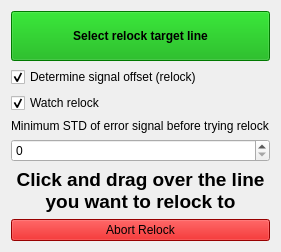
     <widget class="QWidget" name="relock_mode">
      <attribute name="title">
       <string>Relock</string>
      </attribute>
      <layout class="QVBoxLayout" name="verticalLayout_relock">
       <item>
        <widget class="QWidget" name="relock_not_activated" native="true">
         <layout class="QVBoxLayout" name="verticalLayout_relock_not_activated">
          <property name="leftMargin">
           <number>0</number>
          </property>
          <property name="topMargin">
           <number>0</number>
          </property>
          <property name="rightMargin">
           <number>0</number>
          </property>
          <property name="bottomMargin">
           <number>0</number>
          </property>
          <item>
           <widget class="QPushButton" name="selectLineToRelock">
            <property name="minimumSize">
             <size>
              <width>0</width>
              <height>50</height>
             </size>
            </property>
            <property name="font">
             <font>
              <weight>75</weight>
              <bold>true</bold>
             </font>
            </property>
            <property name="styleSheet">
             <string notr="true">background: #00aa00</string>
            </property>
            <property name="text">
             <string>Select relock target line</string>
            </property>
           </widget>
          </item>
          <item>
           <widget class="QCheckBox" name="autoOffsetCheckbox_relock">
            <property name="text">
             <string>Determine signal offset (relock)</string>
            </property>
            <property name="checked">
             <bool>true</bool>
            </property>
           </widget>
          </item>
          <item>
           <widget class="QCheckBox" name="watchLockCheckbox_relock">
            <property name="text">
             <string>Watch relock</string>
            </property>
            <property name="checked">
             <bool>true</bool>
            </property>
           </widget>
          </item>
          <item>
           <widget class="QLabel" name="label_relock_std">
            <property name="text">
             <string>Minimum STD of error signal before trying relock</string>
            </property>
           </widget>
          </item>
          <item>
           <widget class="QSpinBox" name="STDthresholdbox_relock">
            <property name="minimum">
             <number>0</number>
            </property>
            <property name="maximum">
             <number>1000</number>
            </property>
            <property name="singleStep">
             <number>10</number>
            </property>
           </widget>
          </item>
          <item>
           <layout class="QHBoxLayout" name="horizontalLayout_relock_threshold">
            <property name="leftMargin">
             <number>30</number>
            </property>
           </layout>
          </item>
         </layout>
        </widget>
       </item>
       <item>
        <widget class="QWidget" name="relock_activated" native="true">
         <layout class="QVBoxLayout" name="verticalLayout_relock_activated">
          <property name="leftMargin">
           <number>0</number>
          </property>
          <property name="topMargin">
           <number>0</number>
          </property>
          <property name="rightMargin">
           <number>0</number>
          </property>
          <property name="bottomMargin">
           <number>0</number>
          </property>
          <item>
           <widget class="QLabel" name="label_relock_instruction">
            <property name="text">
             <string>&lt;html&gt;&lt;head/&gt;&lt;body&gt;&lt;p align="center"&gt;&lt;span style=" font-size:14pt; font-weight:600;"&gt;Click and drag over the line you want to relock to&lt;/span&gt;&lt;/p&gt;&lt;/body&gt;&lt;/html&gt;</string>
            </property>
            <property name="alignment">
             <set>Qt::AlignCenter</set>
            </property>
            <property name="wordWrap">
             <bool>true</bool>
            </property>
           </widget>
          </item>
          <item>
           <widget class="QPushButton" name="abortRelockSelection">
            <property name="styleSheet">
             <string notr="true">background-color: #d40000;</string>
            </property>
            <property name="text">
             <string>Abort Relock</string>
            </property>
           </widget>
          </item>
         </layout>
        </widget>
       </item>
      </layout>
     </widget>
